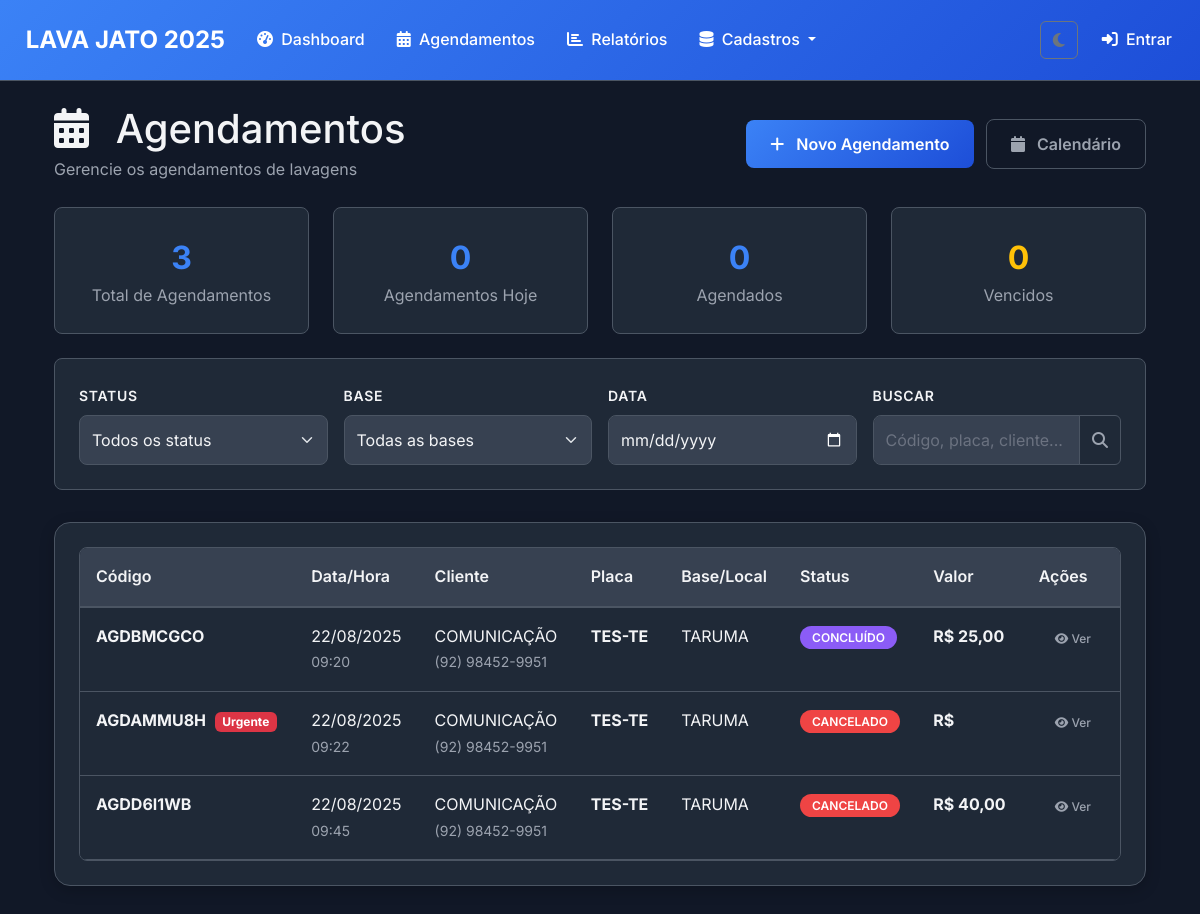
The page /agendamentos/ on the database its author committed.
### lavagens/agendamento_models.py (models this page shows, shortened)
class Agendamento(models.Model):
    STATUS_CHOICES = [
        ("AGENDADO", "Agendado"),
        ("CONFIRMADO", "Confirmado"),
        ("EM_ANDAMENTO", "Em Andamento"),
        ("CONCLUIDO", "Concluído"),
        ("CANCELADO", "Cancelado"),
        ("NAO_COMPARECEU", "Não Compareceu"),
    ]
    PRIORIDADE_CHOICES = [
        ("BAIXA", "Baixa"),
        ("NORMAL", "Normal"),
        ("ALTA", "Alta"),
        ("URGENTE", "Urgente"),
    ]
    codigo = models.CharField("Código", max_length=20, unique=True)
    cliente = models.ForeignKey(
        Cliente,
        on_delete=models.PROTECT,
        related_name="agendamentos",
        help_text="Cliente que solicitou o agendamento"
    )
    veiculo = models.ForeignKey(
        Veiculo,
        on_delete=models.PROTECT,
        related_name="agendamentos",
        null=True,
        blank=True,
        help_text="Veículo a ser lavado (opcional se apenas placa)"
    )
    base = models.ForeignKey(
        'lavagens.Base',
        on_delete=models.PROTECT,
        related_name="agendamentos" # Nome da relação pode ser simples
    )
    local = models.CharField("Local", max_length=100, blank=True)
    tipo_lavagem = models.ForeignKey(
        'lavagens.TipoLavagem',
        on_delete=models.PROTECT,
        related_name="agendamentos"
    )
    transporte_equipamento = models.ForeignKey(
        'lavagens.TransporteEquipamento',
        on_delete=models.PROTECT,
        related_name="agendamentos"
    )
    lavador = models.ForeignKey(
        Lavador,
        on_delete=models.PROTECT,
        related_name="agendamentos",
        null=True,
        blank=True,
        help_text="Lavador designado (opcional)"
    )
    placa_veiculo = models.CharField("Placa do Veículo", max_length=10)
    data_agendamento = models.DateField("Data do Agendamento")
    hora_agendamento = models.TimeField("Hora do Agendamento")
    duracao_estimada = models.PositiveIntegerField(
        "Duração Estimada (minutos)",
        default=30,
        help_text="Tempo estimado para conclusão da lavagem"
    )
    status = models.CharField("Status", max_length=20, choices=STATUS_CHOICES, default="AGENDADO")
    prioridade = models.CharField("Prioridade", max_length=10, choices=PRIORIDADE_CHOICES, default="NORMAL")
    valor_estimado = models.DecimalField(
        "Valor Estimado",
        max_digits=10,
        decimal_places=2,
        help_text="Valor estimado da lavagem",
        null=True, blank=True
    )
    desconto_agendamento = models.DecimalField(
        "Desconto por Agendamento",
        max_digits=10,
        decimal_places=2,
        default=0,
        help_text="Desconto especial por agendar"
    )
    telefone_contato = models.CharField(
        "Telefone de Contato",
        max_length=20,
        blank=True,
        help_text="Telefone para confirmação do agendamento"
    )
    email_contato = models.EmailField(
        "Email de Contato",
        blank=True,
        help_text="Email para envio de confirmações"
    )
    observacoes = models.TextField("Observações", blank=True)
    observacoes_internas = models.TextField(
        "Observações Internas",
        blank=True,
        help_text="Observações visíveis apenas para funcionários"
    )
    confirmado_em = models.DateTimeField("Confirmado em", null=True, blank=True)
    confirmado_por = models.CharField("Confirmado por", max_length=100, blank=True)
    cancelado_em = models.DateTimeField("Cancelado em", null=True, blank=True)
    motivo_cancelamento = models.TextField("Motivo do Cancelamento", blank=True)
    lavagem = models.OneToOneField(
        "Lavagem",
        on_delete=models.SET_NULL,
        null=True,
        blank=True,
        related_name="agendamento_origem",
        help_text="Lavagem criada a partir deste agendamento"
    )
    class Meta:
        verbose_name = "Agendamento"
        verbose_name_plural = "Agendamentos"
        ordering = ["data_agendamento", "hora_agendamento"]
        unique_together = [
            ["data_agendamento", "hora_agendamento", "local"]
        ]
    @property
    def data_hora_agendamento(self):
        if self.data_agendamento and self.hora_agendamento:
            naive_datetime = datetime.combine(self.data_agendamento, self.hora_agendamento)
            return timezone.make_aware(naive_datetime)
        return None
    @property
    def esta_vencido(self):
        if self.data_hora_agendamento:
            return timezone.now() > self.data_hora_agendamento
        return False
    @property
    def pode_ser_cancelado(self):
        return self.status in ["AGENDADO", "CONFIRMADO"]
    @property
    def pode_iniciar_lavagem(self):
        return self.status in ["AGENDADO", "CONFIRMADO"] and not self.esta_vencido

### clientes/models.py (models this page shows, shortened)
class Cliente(models.Model):
    nome = models.CharField('Nome', max_length=200)
    telefone = models.CharField('Telefone', max_length=20, blank=True)
    email = models.EmailField('E-mail', blank=True)
    observacoes = models.TextField('Observações', blank=True)
    ativo = models.BooleanField('Ativo', default=True)
    class Meta:
        verbose_name = 'Cliente'
        verbose_name_plural = 'Clientes'
        ordering = ['nome']

### lavagens/models.py (models this page shows, shortened)
class Base(models.Model):
    nome = models.CharField(max_length=100, unique=True)
    class Meta:
        verbose_name = "Base"
        verbose_name_plural = "Bases"

### lavagens/agendamento_views.py (the view, shortened to what this page needs)
# urls.py: path('agendamentos/', agendamento_views.agendamentos_dashboard, name='agendamentos_dashboard'),
def agendamentos_dashboard(request):
    status_filter = request.GET.get("status", "")
    data_filter = request.GET.get("data", "")
    busca = request.GET.get("busca", "")
    agendamentos = Agendamento.objects.select_related(
        "cliente", "lavador"
    ).all()
    if status_filter:
        agendamentos = agendamentos.filter(status=status_filter)
    if data_filter:
        try:
            data_obj = datetime.strptime(data_filter, "%Y-%m-%d").date()
            agendamentos = agendamentos.filter(data_agendamento=data_obj)
        except ValueError:
            pass
    agendamentos = agendamentos.order_by("data_agendamento", "hora_agendamento")
    paginator = Paginator(agendamentos, 20)
    page_number = request.GET.get("page")
    page_obj = paginator.get_page(page_number)
    hoje = timezone.now().date()
    stats = {
        "total": Agendamento.objects.count(),
        "hoje": Agendamento.objects.filter(data_agendamento=hoje).count(),
        "agendados": Agendamento.objects.filter(status="AGENDADO").count(),
        "confirmados": Agendamento.objects.filter(status="CONFIRMADO").count(),
        "vencidos": Agendamento.objects.filter(
            data_agendamento__lt=hoje,
            status__in=["AGENDADO", "CONFIRMADO"]
        ).count()
    }
    status_choices = Agendamento.STATUS_CHOICES
    context = {
        "page_obj": page_obj,
        "stats": stats,
        "status_choices": status_choices,
        "filtros": {
            "status": status_filter,
            "data": data_filter,
            "busca": busca
        }
    }
    return render(request, "lavagens/agendamentos_dashboard.html", context)

### templates/lavagens/agendamentos_dashboard.html (shortened to what this page needs)
{% extends 'base/base.html' %}
{% load static %}
{% block extra_css %}
    <link rel="stylesheet" href="{% static 'css/base.css' %}">
    <link rel="stylesheet" href="{% static 'css/components.css' %}">
    <link rel="stylesheet" href="{% static 'css/pages.css' %}">
{% endblock %}
{% block content %}
<div class="container-fluid">
    <div class="row mb-4">
        <div class="col-12">
            <div class="d-flex justify-content-between align-items-center">
                <div>
                    <h1 class=" mb-1">
                        <i class="fas fa-calendar-alt me-3"></i>
                        Agendamentos
                    </h1>
                    <p class="text-muted mb-0">Gerencie os agendamentos de lavagens</p>
                </div>
                <div>
                    <a href="{% url 'novo_agendamento' %}" class="btn btn-agendamento">
                        <i class="fas fa-plus me-2"></i>
                        Novo Agendamento
                    </a>
                    <a href="{% url 'calendario_agendamentos' %}" class="btn btn-calendario ms-2">
                        <i class="fas fa-calendar me-2"></i>
                        Calendário
                    </a>
                </div>
            </div>
        </div>
    </div>
    <div class="row mb-4">
        <div class="col-md-3">
            <div class="stats-card">
                <div class="stats-number">{{ stats.total }}</div>
                <div class="text-muted">Total de Agendamentos</div>
            </div>
        </div>
        <div class="col-md-3">
            <div class="stats-card">
                <div class="stats-number">{{ stats.hoje }}</div>
                <div class="text-muted">Agendamentos Hoje</div>
            </div>
        </div>
        <div class="col-md-3">
            <div class="stats-card">
                <div class="stats-number">{{ stats.agendados }}</div>
                <div class="text-muted">Agendados</div>
            </div>
        </div>
        <div class="col-md-3">
            <div class="stats-card">
                <div class="stats-number text-warning">{{ stats.vencidos }}</div>
                <div class="text-muted">Vencidos</div>
            </div>
        </div>
    </div>
    <div class="filter-card">
        <form method="GET" class="row g-3">
            <div class="col-md-3">
                <label class="form-label ">Status</label>
                <select name="status" class="form-select">
                    <option value="">Todos os status</option>
                </select>
            </div>
            <div class="col-md-3">
                <label class="form-label ">Base</label>
                <select name="base" class="form-select">
                    <option value="">Todas as bases</option>
                </select>
            </div>
            <div class="col-md-3">
                <label class="form-label ">Data</label>
                <input type="date" name="data" class="form-control" value="{{ filtros.data }}">
            </div>
            <div class="col-md-3">
                <label class="form-label ">Buscar</label>
                <div class="input-group">
                    <input type="text" name="busca" class="form-control"
                           placeholder="Código, placa, cliente..." value="{{ filtros.busca }}">
                    <button type="submit" class="btn btn-outline-themed">
                        <i class="fas fa-search"></i>
                    </button>
                </div>
            </div>
        </form>
    </div>
    <div class="card-custom">
        <div class="table-agendamentos">
            <div class="table-responsive">
                <table class="table table-hover mb-0">
                    <thead>
                        <tr>
                            <th>Código</th>
                            <th>Data/Hora</th>
                            <th>Cliente</th>
                            <th>Placa</th>
                            <th>Base/Local</th>
                            <th>Status</th>
                            <th>Valor</th>
                            <th>Ações</th>
                        </tr>
                    </thead>
                    <tbody>
                        {% for agendamento in page_obj %}
                            <tr {% if agendamento.esta_vencido and agendamento.status in 'AGENDADO,CONFIRMADO' %}class="vencido"{% endif %}>
                                <td>
                                    <strong>{{ agendamento.codigo }}</strong>
                                    {% if agendamento.prioridade == 'ALTA' %}
                                        <span class="badge bg-warning ms-1">Alta</span>
                                    {% elif agendamento.prioridade == 'URGENTE' %}
                                        <span class="badge bg-danger ms-1">Urgente</span>
                                    {% endif %}
                                </td>
                                <td>
                                    <div>{{ agendamento.data_agendamento|date:"d/m/Y" }}</div>
                                    <small class="text-muted">{{ agendamento.hora_agendamento|time:"H:i" }}</small>
                                </td>
                                <td>
                                    {% if agendamento.cliente %}
                                        {{ agendamento.cliente.nome }}
                                    {% else %}
                                        <span class="text-muted">Não informado</span>
                                    {% endif %}
                                    {% if agendamento.telefone_contato %}
                                        <br><small class="text-muted">{{ agendamento.telefone_contato }}</small>
                                    {% endif %}
                                </td>
                                <td>
                                    <strong>{{ agendamento.placa_veiculo }}</strong>
                                </td>
                                <td>
                                    <div>{{ agendamento.base.nome }}</div>
                                </td>
                                <td>
                                    <span class="status-badge status-{{ agendamento.status|lower }}">
                                        {{ agendamento.get_status_display }}
                                    </span>
                                </td>
                                <td>
                                    <strong>R$ {{ agendamento.valor_estimado|floatformat:2 }}</strong>
                                </td>
                                <td>
                                    <div class="btn-group-vertical" role="group">
                                        <a href="{% url 'detalhes_agendamento' agendamento.id %}" class="btn btn-action btn-outline">
                                            <i class="fas fa-eye"></i> Ver
                                        </a>
                                    </div>
                                </td>
                            </tr>
                        {% endfor %}
                    </tbody>
                </table>
            </div>
        </div>
    </div>
</div>
{% endblock %}

### rows shown on the page
Agendamento: codigo "AGDBMCGCO", data_agendamento "22/08/2025", hora_agendamento "09:20", cliente.nome "COMUNICAÇÃO", telefone_contato "(92) 98452-9951", placa_veiculo "TES-TE", base.nome "TARUMA", status "CONCLUÍDO", valor_estimado "25,00"
Agendamento: codigo "AGDAMMU8H", prioridade "Urgente", data_agendamento "22/08/2025", hora_agendamento "09:22", cliente.nome "COMUNICAÇÃO", telefone_contato "(92) 98452-9951", placa_veiculo "TES-TE", base.nome "TARUMA", status "CANCELADO"
Agendamento: codigo "AGDD6I1WB", data_agendamento "22/08/2025", hora_agendamento "09:45", cliente.nome "COMUNICAÇÃO", telefone_contato "(92) 98452-9951", placa_veiculo "TES-TE", base.nome "TARUMA", status "CANCELADO", valor_estimado "40,00"

### other values the page prints
{{ stats.total }} "3"
{{ stats.hoje }} "0"
{{ stats.agendados }} "0"
{{ stats.vencidos }} "0"
